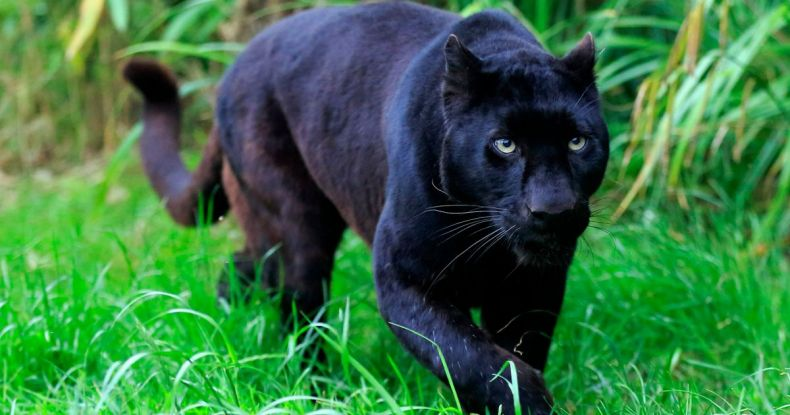
#> input picture blackPanther.jpg, 790 x 415 px, found by its file name
$ jupyter execute Opencv_Image_Basics.ipynb   (shell and % lines are left out)
#> lines starting #> are read from the running program, lines starting #| are printed output that depends on the picture
[cell 1]
import cv2
import matplotlib.pyplot as plt

[cell 2]
img = cv2.imread('OpenCV-With-Python/blackPanther.jpg')
#> img is the input picture: shape (415, 790, 3); mean B, G, R 67.2, 115.1, 55.9

[cell 3]
type(img)

[cell 4]
def showImage(imageSource):
  plt.imshow(imageSource)
  plt.grid(False)

[cell 5]
showImage(img)

[cell 6]
img.shape
#> Out = (415, 790, 3)

[cell 7]
rgbImage = cv2.cvtColor(img,cv2.COLOR_BGR2RGB)
showImage(rgbImage)

[cell 8]
resizeImage = cv2.resize(img,(100,100))
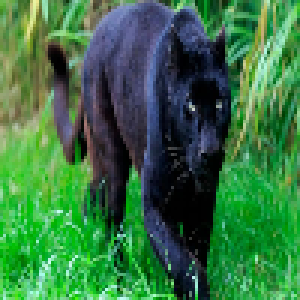
#> resizeImage: shape (100, 100, 3) (shown 3 times larger); mean B, G, R 67, 114.9, 55.7
showImage(resizeImage)

[cell 9]
widthRatio = 0.5
heightRatio = 0.5
resizeRatioImage = cv2.resize(rgbImage,(0,0),rgbImage,widthRatio,heightRatio)
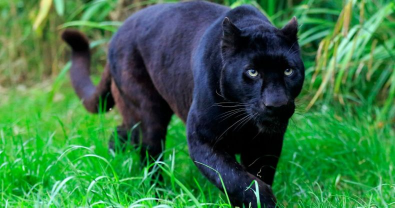
#> resizeRatioImage: shape (208, 395, 3); mean R, G, B 56.1, 115.3, 67.4
showImage(resizeRatioImage)

# Flipping The Image

1. Horizontal Flipping  :-- Value 0
2. Vertical Flipping :- Value 1
3. Both Directional Flipping :- Value -1

[cell 10]
figure = plt.figure(figsize=(20,15))
ax = figure.add_subplot(221)
ax.set_title("Original Image")
ax.imshow(rgbImage)
ax.grid(False)
ax = figure.add_subplot(222)
ax.set_title("Horizontal Flipped Image")
ax.imshow(cv2.flip(rgbImage,0))
ax.grid(False)
ax = figure.add_subplot(223)
ax.set_title("Vertical Flipped Image")
ax.imshow(cv2.flip(rgbImage,1))
ax.grid(False)
ax = figure.add_subplot(224)
ax.set_title("Both Directional Flipped Image")
ax.imshow(cv2.flip(rgbImage,-1))
ax.grid(False)
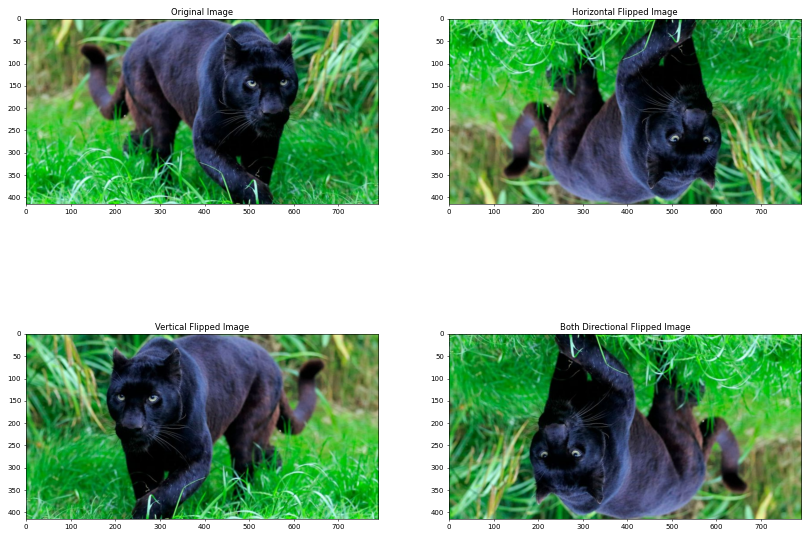
#> figure drawn by matplotlib, 4 panels

# Drawing Rectangle, Circle And Line,Polygons and Writing Text On Image

[cell 11]
import numpy as np

[cell 12]
blackImage = np.zeros(shape=(512,512,3),dtype=np.int16)

[cell 13]
plt.imshow(blackImage)
plt.grid(False)

[cell 14]
cv2.rectangle(img=blackImage,pt1=(10,10),pt2=(100,100),color=(0,255,0),thickness=10)
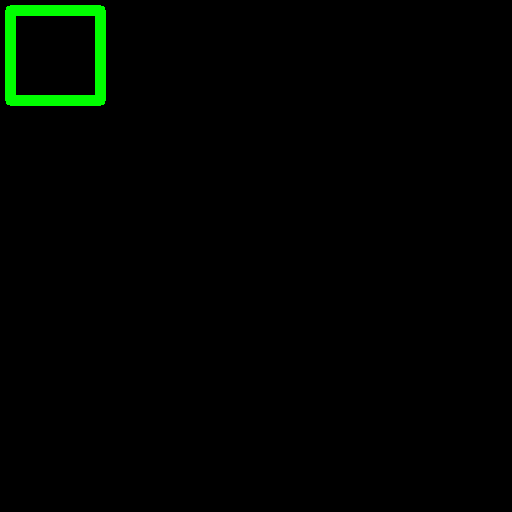
#> blackImage: shape (512, 512, 3) int16; mean of channels 0, 1, 2 0, 3.8, 0; drawn as B, G, R
cv2.circle(img=blackImage,center=(300,300),radius=50,color=(255,0,0),thickness=-1)
cv2.line(img=blackImage,pt1=(0,0),pt2=(500,500),color=(0,0,255),thickness=10)
cv2.putText(img=blackImage,org=(50,400),text="Panther",fontFace=cv2.FONT_HERSHEY_SIMPLEX,fontScale=2,color=(255,255,255),thickness=5)
vertices = np.array([[100,200],[200,300],[300,300]],dtype=np.int32)
pts = vertices.reshape((-1,1,2))
cv2.polylines(blackImage,[pts],color=(255,255,255),thickness=10,isClosed=True)
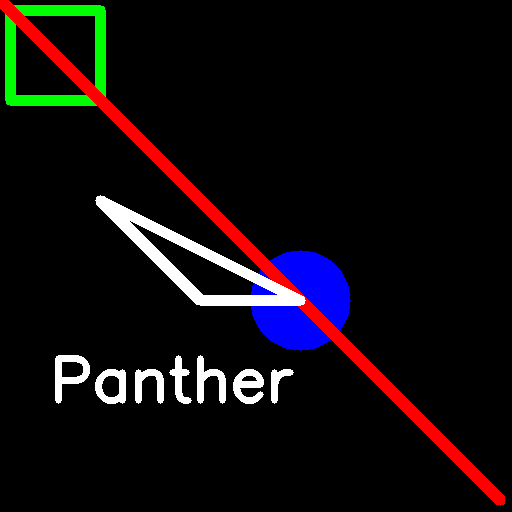
#> blackImage: shape (512, 512, 3) int16; mean of channels 0, 1, 2 14.4, 12.1, 16.7; drawn as B, G, R

showImage(blackImage)
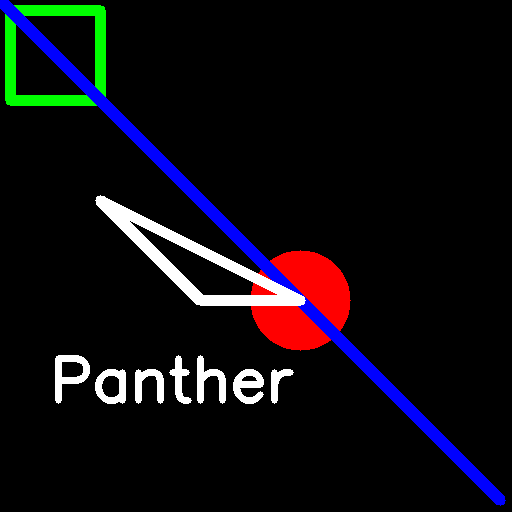
#> shown: shape (512, 512, 3); mean R, G, B 14.4, 12.1, 16.7
